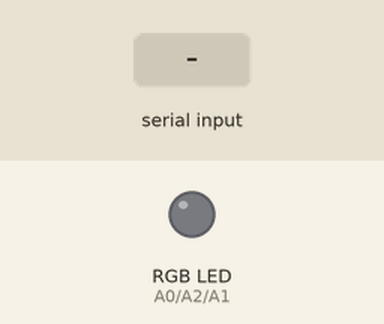
This sketch was run on a simulated Arduino Uno, built with avr-gcc and run on an emulated ATmega328P. Parts: an RGB LED mixed from three pins (HIGH = lit). The inputs (shaded band) are chosen by the test bench. What the sketch prints to the serial monitor is not drawn.

Above: at 1.2 s.
1.3 s: "red" received over Serial
At 3.1 s:
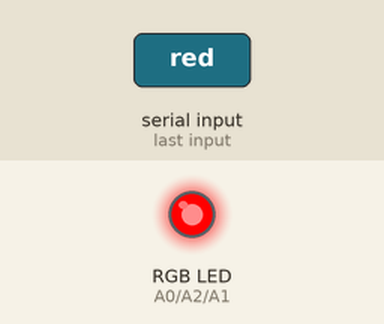
3.9 s: "blue" received over Serial
At 6.3 s:
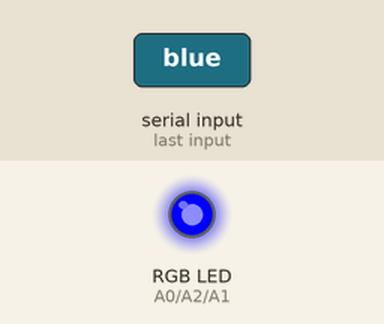
Timing chart, 0 to 7.8 s (numbered marks = the images above; inputs shaded):
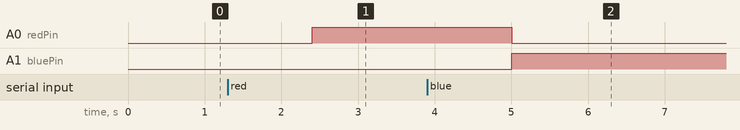

Measured:
- after the input at 1.3 s, A0 (redPin): LOW → HIGH after 1.1 s
- after the input at 3.9 s, A0 (redPin): HIGH → LOW after 1.1 s; A1 (bluePin): LOW → HIGH after 1.1 s

The sketch:

UserInputColor.ino
```cpp
int redPin = A0;
int greenPin = A2;
int bluePin = A1;

void setup() {
  // put your setup code here, to run once:
  Serial.begin(9600);
}

void loop() {
  // put your main code here, to run repeatedly:
  Serial.print("Enter color: ");
  while(Serial.available() == 0){}
  String color = Serial.readString();
  color.trim();     //remove \r\n
  Serial.println(color);
  delay(100);

  if( color == "red" )
  {
    turnOnRGB(255,0,0);
  }else if( color == "blue" )
  {
    turnOnRGB(0,0,255);
  }
}

void turnOnRGB( int red, int green, int blue)
{
  analogWrite(redPin, red);
  analogWrite(greenPin, green);
  analogWrite(bluePin, blue);
}
```
